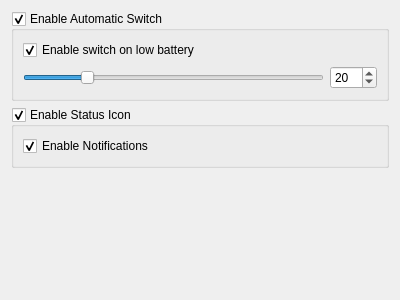
<?xml version="1.0" encoding="UTF-8"?>
<ui version="4.0">
 <class>switchablegraphics</class>
 <widget class="QWidget" name="switchablegraphics">
  <property name="geometry">
   <rect>
    <x>0</x>
    <y>0</y>
    <width>400</width>
    <height>300</height>
   </rect>
  </property>
  <property name="windowTitle">
   <string>Form</string>
  </property>
  <layout class="QVBoxLayout" name="verticalLayout_2">
   <item>
    <widget class="QGroupBox" name="autoSwitch">
     <property name="title">
      <string>Enable Automatic Switch</string>
     </property>
     <property name="checkable">
      <bool>true</bool>
     </property>
     <layout class="QVBoxLayout" name="verticalLayout">
      <item>
       <widget class="QCheckBox" name="lowBatSwitchFlag">
        <property name="text">
         <string>Enable switch on low battery</string>
        </property>
        <property name="checked">
         <bool>true</bool>
        </property>
       </widget>
      </item>
      <item>
       <layout class="QHBoxLayout" name="perc_layout">
        <item>
         <widget class="QSlider" name="sliderPerc">
          <property name="maximum">
           <number>100</number>
          </property>
          <property name="value">
           <number>20</number>
          </property>
          <property name="orientation">
           <enum>Qt::Horizontal</enum>
          </property>
         </widget>
        </item>
        <item>
         <widget class="QSpinBox" name="inputPerc">
          <property name="maximum">
           <number>100</number>
          </property>
          <property name="value">
           <number>20</number>
          </property>
         </widget>
        </item>
       </layout>
      </item>
     </layout>
    </widget>
   </item>
   <item>
    <widget class="QGroupBox" name="statusIconFlag">
     <property name="title">
      <string>Enable Status Icon</string>
     </property>
     <property name="checkable">
      <bool>true</bool>
     </property>
     <layout class="QVBoxLayout" name="verticalLayout_3">
      <item>
       <widget class="QCheckBox" name="notificationsFlag">
        <property name="text">
         <string>Enable Notifications</string>
        </property>
        <property name="checked">
         <bool>true</bool>
        </property>
       </widget>
      </item>
     </layout>
    </widget>
   </item>
   <item>
    <widget class="QLabel" name="infoLabel">
     <property name="text">
      <string/>
     </property>
    </widget>
   </item>
   <item>
    <spacer name="verticalSpacer">
     <property name="orientation">
      <enum>Qt::Vertical</enum>
     </property>
     <property name="sizeHint" stdset="0">
      <size>
       <width>20</width>
       <height>40</height>
      </size>
     </property>
    </spacer>
   </item>
  </layout>
 </widget>
 <resources/>
 <connections>
  <connection>
   <sender>sliderPerc</sender>
   <signal>valueChanged(int)</signal>
   <receiver>inputPerc</receiver>
   <slot>setValue(int)</slot>
   <hints>
    <hint type="sourcelabel">
     <x>100</x>
     <y>75</y>
    </hint>
    <hint type="destinationlabel">
     <x>347</x>
     <y>76</y>
    </hint>
   </hints>
  </connection>
  <connection>
   <sender>lowBatSwitchFlag</sender>
   <signal>toggled(bool)</signal>
   <receiver>sliderPerc</receiver>
   <slot>setEnabled(bool)</slot>
   <hints>
    <hint type="sourcelabel">
     <x>80</x>
     <y>46</y>
    </hint>
    <hint type="destinationlabel">
     <x>123</x>
     <y>79</y>
    </hint>
   </hints>
  </connection>
  <connection>
   <sender>lowBatSwitchFlag</sender>
   <signal>toggled(bool)</signal>
   <receiver>inputPerc</receiver>
   <slot>setEnabled(bool)</slot>
   <hints>
    <hint type="sourcelabel">
     <x>258</x>
     <y>43</y>
    </hint>
    <hint type="destinationlabel">
     <x>361</x>
     <y>67</y>
    </hint>
   </hints>
  </connection>
  <connection>
   <sender>inputPerc</sender>
   <signal>valueChanged(int)</signal>
   <receiver>sliderPerc</receiver>
   <slot>setValue(int)</slot>
   <hints>
    <hint type="sourcelabel">
     <x>354</x>
     <y>84</y>
    </hint>
    <hint type="destinationlabel">
     <x>198</x>
     <y>77</y>
    </hint>
   </hints>
  </connection>
 </connections>
</ui>
